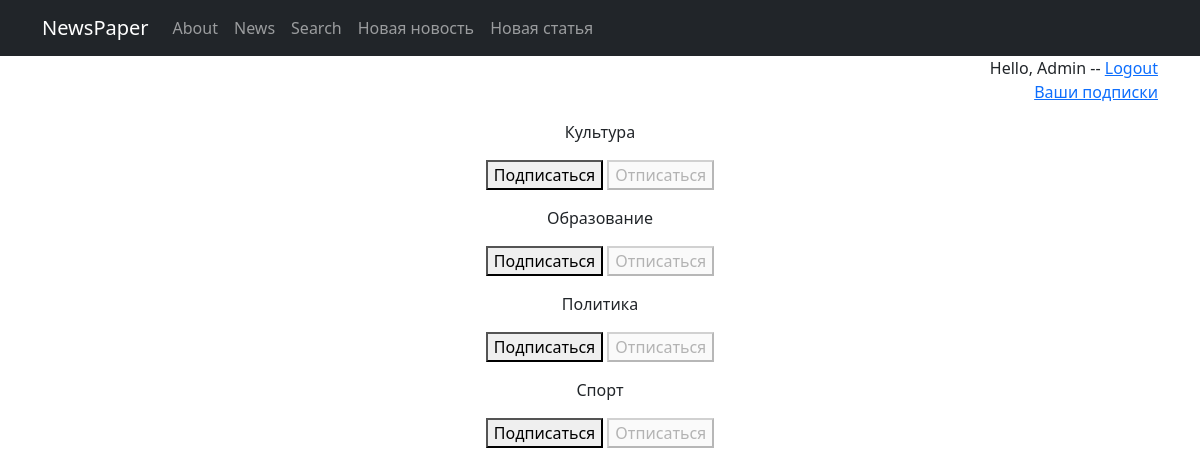
/subscriptions/ (signed in), run on an earlier commit of the app's database.
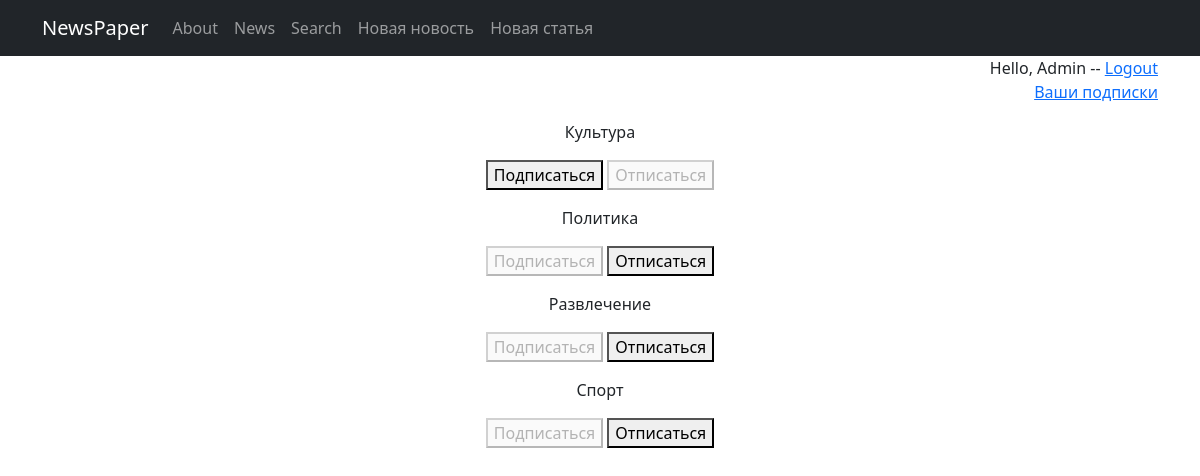
And on a later commit of the database.
### news/models.py (models this page shows, shortened)
class Category(models.Model):
    subject = models.CharField(max_length=32, unique=True, verbose_name='Категория')

### news/views.py (the view, shortened to what this page needs)
# urls.py: path('subscriptions/', subscriptions, name='subscriptions'),
@login_required
@csrf_protect
def subscriptions(request):
    categories_with_subscriptions = Category.objects.annotate(
        user_subscribed=Exists(
            Subscription.objects.filter(
                user=request.user,
                category=OuterRef('pk'),
            )
        )
    ).order_by('subject')
    return render(
        request,
        'subscriptions.html',
        {'categories': categories_with_subscriptions},
    )

### news/templates/subscriptions.html (shortened to what this page needs)
{% extends 'flatpages/default.html' %}
{% block content %}
    {% for category in categories  %}
        <p>
            {{ category.subject }}
            <form method="post">
                {% if category.user_subscribed %}
                    <button disabled>Подписаться</button>
                    <button name="action" value="unsubscribe">Отписаться</button>
                {% else %}
                    <button name="action" value="subscribe">Подписаться</button>
                    <button disabled>Отписаться</button>
                {% endif %}
            </form>
        </p>
    {% endfor %}
{% endblock content %}

### news/templates/flatpages/default.html (shortened to what this page needs)
<!DOCTYPE html>
<html lang="en">
    <head>
        {% load static %}
        <link href="{% static 'css/styles.css' %}" rel="stylesheet" />
    </head>
    <body>
        <nav class="navbar navbar-expand-lg navbar-dark bg-dark static-top">
   <div class="container">
       <a class="navbar-brand" href="/admin/">NewsPaper</a>
       <div class="collapse navbar-collapse" id="navbarResponsive">
           <ul class="navbar-nav ml-auto">
               <li class="nav-item">
                   <a class="nav-link" href="/about/">About</a>
               </li>
               <li class="nav-item">
                   <a class="nav-link" href="/news/">News</a>
               </li>
               <li class="nav-item">
                   <a class="nav-link" href="/news/search/">Search</a>
               </li>
               <li class="nav-item">
                   <a class="nav-link" href="/news/create/">Новая новость</a>
               </li>
               <li class="nav-item">
                   <a class="nav-link" href="/articles/create/">Новая статья</a>
               </li>
           </ul>
       </div>
   </div>
</nav>
     <div class="container">
        <div class="row">
        <div class="col-lg-12 text-center">
            {% if request.user.is_authenticated %}
            <p align="right"> Hello, {{ request.user.username }}  --
                <a href = '../accounts/logout'>    Logout </a> <br>
                <a href="{{ settings.SITE_URL }}/subscriptions/">Ваши подписки</a></p>
           {% else %}
                <p align="right">
                <a href = '../accounts/login'> Login </a></p>
           {% endif %}
           {% block content %}{% endblock content %}
 </div>
   </div>
</div>
    </body>
</html>

What changed in the data, as far as the page shows it:
removed Category: subject "Образование", shows "Подписаться"
added Category: subject "Развлечение", shows "Подписаться"
